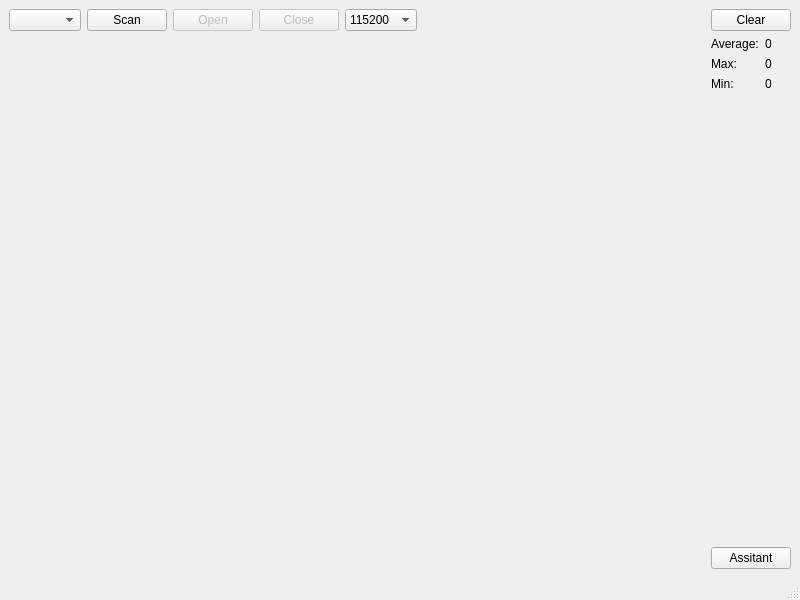
<?xml version="1.0" encoding="UTF-8"?>
<ui version="4.0">
 <class>MainWindow</class>
 <widget class="QMainWindow" name="MainWindow">
  <property name="geometry">
   <rect>
    <x>0</x>
    <y>0</y>
    <width>800</width>
    <height>600</height>
   </rect>
  </property>
  <property name="windowTitle">
   <string>MainWindow</string>
  </property>
  <widget class="QWidget" name="centralwidget">
   <layout class="QVBoxLayout" name="verticalLayout_2">
    <item>
     <layout class="QHBoxLayout" name="horizontalLayout">
      <item>
       <widget class="QComboBox" name="comboBox_TTY"/>
      </item>
      <item>
       <widget class="QPushButton" name="pushBtnScan">
        <property name="text">
         <string>Scan</string>
        </property>
       </widget>
      </item>
      <item>
       <widget class="QPushButton" name="pushBtn_Open">
        <property name="enabled">
         <bool>false</bool>
        </property>
        <property name="text">
         <string>Open</string>
        </property>
       </widget>
      </item>
      <item>
       <widget class="QPushButton" name="pushBtn_Close">
        <property name="enabled">
         <bool>false</bool>
        </property>
        <property name="text">
         <string>Close</string>
        </property>
       </widget>
      </item>
      <item>
       <widget class="QComboBox" name="comboBox_Baud">
        <item>
         <property name="text">
          <string>115200</string>
         </property>
        </item>
        <item>
         <property name="text">
          <string>9600</string>
         </property>
        </item>
        <item>
         <property name="text">
          <string>300</string>
         </property>
        </item>
        <item>
         <property name="text">
          <string>600</string>
         </property>
        </item>
        <item>
         <property name="text">
          <string>1200</string>
         </property>
        </item>
        <item>
         <property name="text">
          <string>2400</string>
         </property>
        </item>
        <item>
         <property name="text">
          <string>4800</string>
         </property>
        </item>
        <item>
         <property name="text">
          <string>19200</string>
         </property>
        </item>
        <item>
         <property name="text">
          <string>38400</string>
         </property>
        </item>
        <item>
         <property name="text">
          <string>56700</string>
         </property>
        </item>
       </widget>
      </item>
      <item>
       <spacer name="horizontalSpacer">
        <property name="orientation">
         <enum>Qt::Orientation::Horizontal</enum>
        </property>
        <property name="sizeHint" stdset="0">
         <size>
          <width>40</width>
          <height>20</height>
         </size>
        </property>
       </spacer>
      </item>
      <item>
       <widget class="QPushButton" name="pushBtn_Clear">
        <property name="text">
         <string>Clear</string>
        </property>
       </widget>
      </item>
     </layout>
    </item>
    <item>
     <layout class="QHBoxLayout" name="horizontalLayout_2" stretch="1,0">
      <item>
       <widget class="CMap" name="map" native="true">
        <property name="styleSheet">
         <string notr="true"/>
        </property>
       </widget>
      </item>
      <item>
       <layout class="QVBoxLayout" name="verticalLayout" stretch="0,1,0">
        <item>
         <layout class="QGridLayout" name="gridLayout" rowstretch="0,0,0" columnstretch="0,1">
          <item row="0" column="0">
           <widget class="QLabel" name="label_2">
            <property name="text">
             <string>Average:</string>
            </property>
           </widget>
          </item>
          <item row="1" column="1">
           <widget class="QLabel" name="label_Max">
            <property name="text">
             <string>0</string>
            </property>
           </widget>
          </item>
          <item row="0" column="1">
           <widget class="QLabel" name="label_Average">
            <property name="text">
             <string>0</string>
            </property>
           </widget>
          </item>
          <item row="1" column="0">
           <widget class="QLabel" name="label_3">
            <property name="text">
             <string>Max:</string>
            </property>
           </widget>
          </item>
          <item row="2" column="0">
           <widget class="QLabel" name="label_4">
            <property name="text">
             <string>Min:</string>
            </property>
           </widget>
          </item>
          <item row="2" column="1">
           <widget class="QLabel" name="label_Min">
            <property name="text">
             <string>0</string>
            </property>
           </widget>
          </item>
         </layout>
        </item>
        <item>
         <spacer name="verticalSpacer">
          <property name="orientation">
           <enum>Qt::Orientation::Vertical</enum>
          </property>
          <property name="sizeHint" stdset="0">
           <size>
            <width>20</width>
            <height>40</height>
           </size>
          </property>
         </spacer>
        </item>
        <item>
         <widget class="QPushButton" name="pushBtn_asitant">
          <property name="text">
           <string>Assitant</string>
          </property>
         </widget>
        </item>
       </layout>
      </item>
     </layout>
    </item>
   </layout>
  </widget>
  <widget class="QMenuBar" name="menubar">
   <property name="geometry">
    <rect>
     <x>0</x>
     <y>0</y>
     <width>800</width>
     <height>23</height>
    </rect>
   </property>
  </widget>
  <widget class="QStatusBar" name="statusbar"/>
 </widget>
 <customwidgets>
  <customwidget>
   <class>CMap</class>
   <extends>QWidget</extends>
   <header location="global">cmap.h</header>
   <container>1</container>
  </customwidget>
 </customwidgets>
 <resources/>
 <connections/>
</ui>
